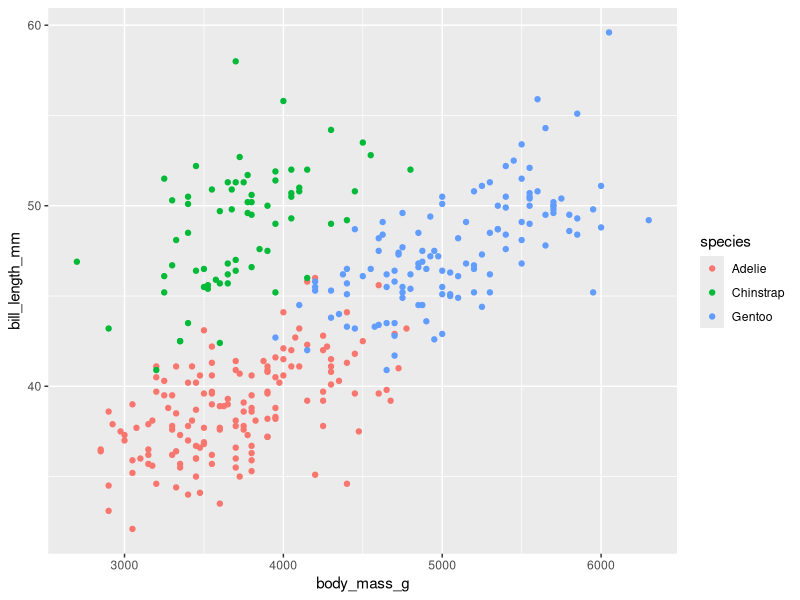
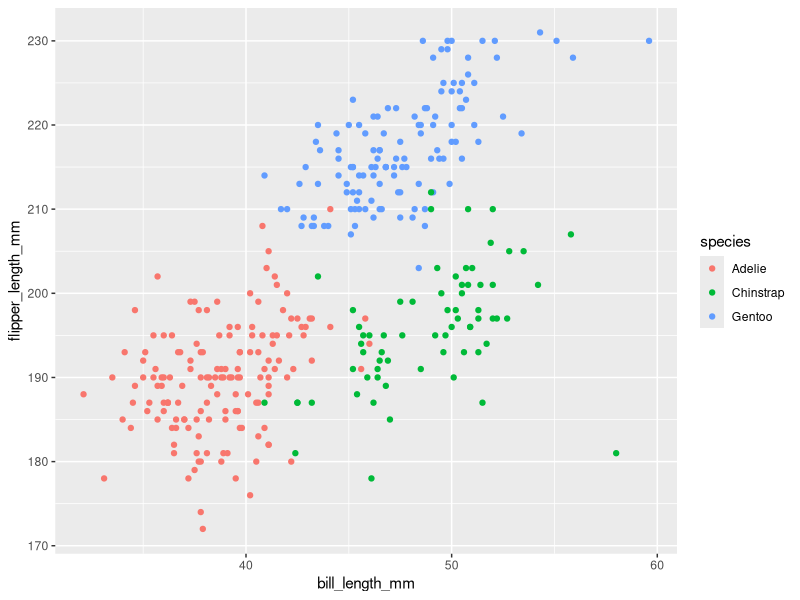
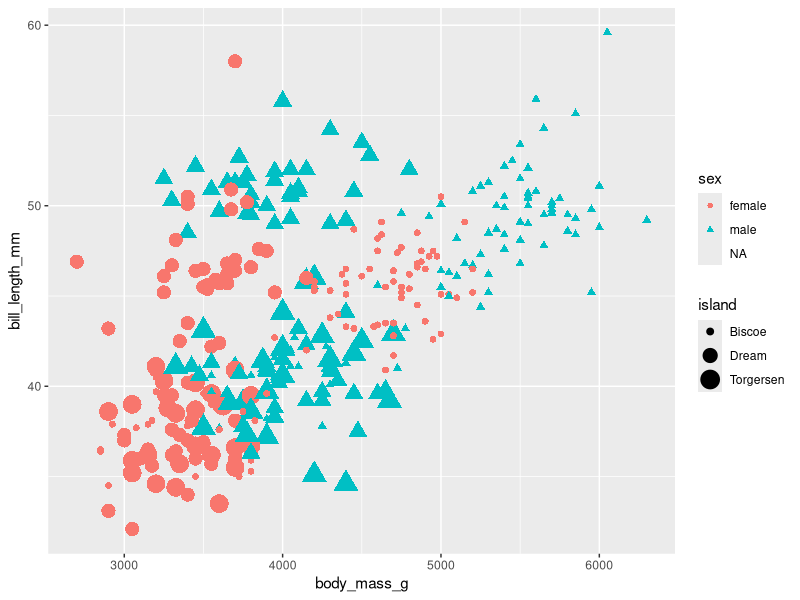
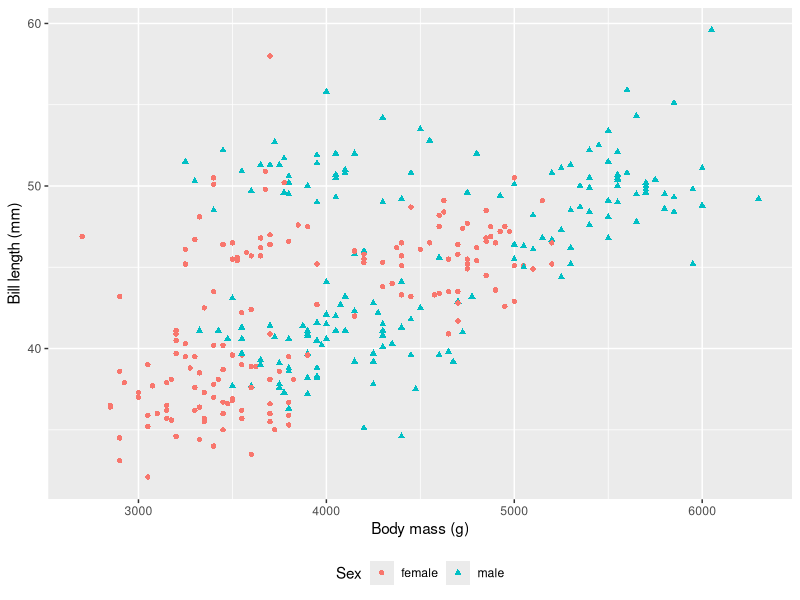

R code for these plots, in order: (Note: this script raises an error after producing the figures.)
# Script name: Exersice 1
# Author: CS
# Date: 21.11.22


# Libraries ---------------------------------------------------------------

library(tidyverse)
library(palmerpenguins)
library(ggridges)


# Data --------------------------------------------------------------------

# Load the dataset into the local environment
penguins <- penguins


# Example -----------------------------------------------------------------

# The basic plot
ggplot(data = penguins,
       aes(x = body_mass_g, y = bill_length_mm)) +
  geom_point(aes(colour = species))


# Exercise 1 --------------------------------------------------------------

# Create a basic plot with different x and y axes
ggplot(data = penguins,
       aes(x = bill_length_mm, y = flipper_length_mm)) +
  geom_point(aes(colour = species))

# Exercise 2 --------------------------------------------------------------

# Change the aes() arguments
ggplot(data = penguins,
       aes(x = body_mass_g, y = bill_length_mm)) +
  geom_point(aes(size = island, shape = sex, colour = sex))

# Exercise 3 --------------------------------------------------------------

# Change the labels
ggplot(data = na.omit(penguins),
       #na.omit exludes NA values, must be written as NA in data sheet
       aes(x = body_mass_g, y = bill_length_mm)) +
  geom_point(aes(shape = sex, colour = sex)) +
  labs(x = "Body mass (g)", y = "Bill length (mm)", colour = "Sex", shape = "Sex") +
  # Change legend position
  theme(legend.position = "bottom")

# BONUS -------------------------------------------------------------------

####Create a ridgeplot####

ggplot(data = penguins, 
       aes(x = body_mass_g, y = bill_length_mm, fill = island)) +
  geom_density_ridges() +
  theme_ridges() + 
  theme(legend.position = "none")
